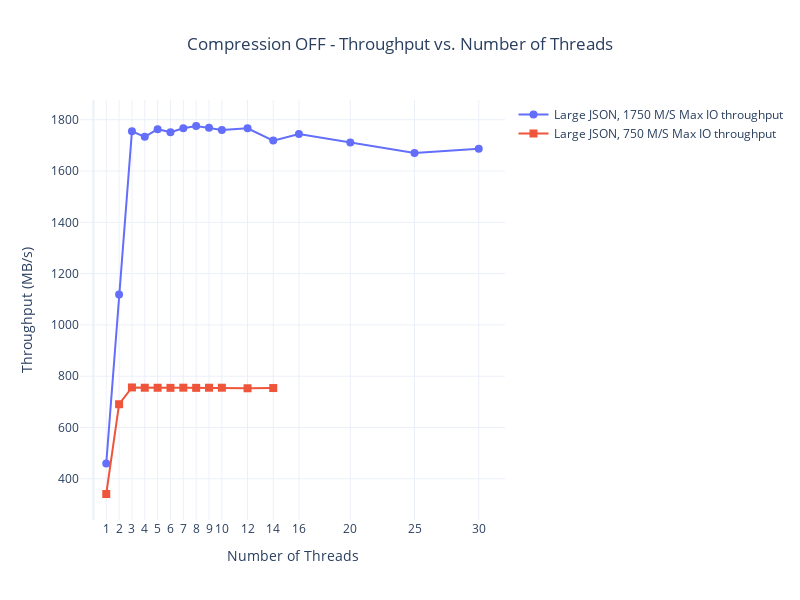
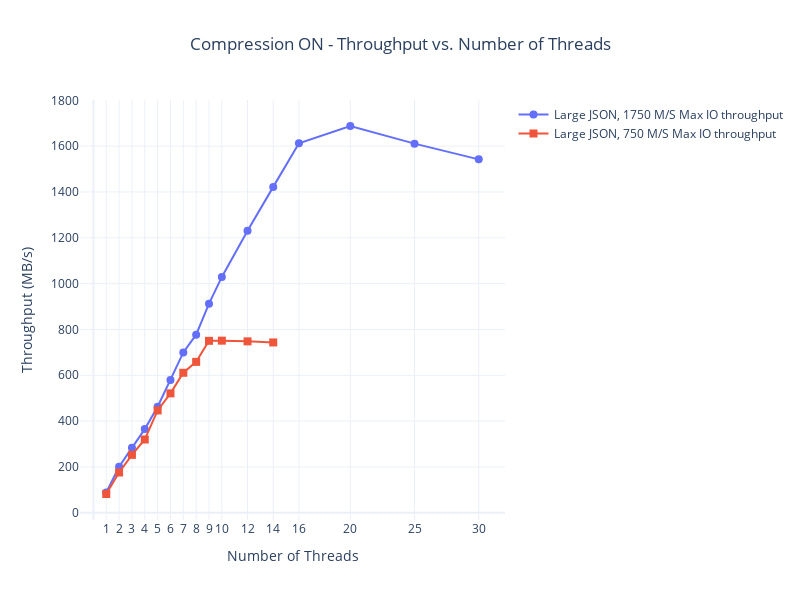

Notebook code cell kept with these figures, in order:
### Code cell
workload_names =["Large JSON, 1750 M/S Max IO throughput", "Large JSON, 750 M/S Max IO throughput"]
plot_throughput_by_workload(dfs_compression_off, workload_names, "Compression OFF")
plot_throughput_by_workload(dfs_compression_on, workload_names, "Compression ON")

### Figure 1 — Plotly figure (JSON) as saved in the notebook; plotly's stock layout.template omitted (floating-point values rounded to 4 significant figures)
{"data": [{"line": {"color": "#636EFA", "width": 2}, "marker": {"size": 8, "symbol": "circle"}, "mode": "lines+markers", "name": "Large JSON, 1750 M/S Max IO throughput", "showlegend": true, "type": "scatter", "x": [1, 2, 3, 4, 5, 6, 7, 8, 9, 10, 12, 14, 16, 20, 25, 30], "y": [459.7, 1119.0, 1755.0, 1733.0, 1763.0, 1751.0, 1766.0, 1775.0, 1769.0, 1760.0, 1766.0, 1718.0, 1744.0, 1711.0, 1671.0, 1687.0]}, {"line": {"color": "#EF553B", "width": 2}, "marker": {"size": 8, "symbol": "square"}, "mode": "lines+markers", "name": "Large JSON, 750 M/S Max IO throughput", "showlegend": true, "type": "scatter", "x": [1, 2, 3, 4, 5, 6, 7, 8, 9, 10, 12, 14], "y": [340.8, 690.7, 756.2, 755.1, 755.0, 754.6, 755.3, 754.6, 755.1, 755.1, 753.0, 753.9]}], "layout": {"height": 600, "hovermode": "x unified", "showlegend": true, "title": {"text": "Compression OFF - Throughput vs. Number of Threads", "x": 0.5}, "width": 800, "xaxis": {"tickmode": "array", "tickvals": [1, 2, 3, 4, 5, 6, 7, 8, 9, 10, 12, 14, 16, 20, 25, 30], "title": {"text": "Number of Threads"}}, "yaxis": {"title": {"text": "Throughput (MB/s)"}}}}

### Figure 2 — Plotly figure (JSON) as saved in the notebook; plotly's stock layout.template omitted (floating-point values rounded to 4 significant figures)
{"data": [{"line": {"color": "#636EFA", "width": 2}, "marker": {"size": 8, "symbol": "circle"}, "mode": "lines+markers", "name": "Large JSON, 1750 M/S Max IO throughput", "showlegend": true, "type": "scatter", "x": [1, 2, 3, 4, 5, 6, 7, 8, 9, 10, 12, 14, 16, 20, 25, 30], "y": [88.33, 200.8, 283.4, 365.2, 462.9, 579.8, 699.9, 777.3, 912.6, 1029.0, 1231.0, 1422.0, 1613.0, 1688.0, 1611.0, 1542.0]}, {"line": {"color": "#EF553B", "width": 2}, "marker": {"size": 8, "symbol": "square"}, "mode": "lines+markers", "name": "Large JSON, 750 M/S Max IO throughput", "showlegend": true, "type": "scatter", "x": [1, 2, 3, 4, 5, 6, 7, 8, 9, 10, 12, 14], "y": [81.94, 175.8, 252.7, 319.7, 446.6, 521.2, 611.0, 658.5, 750.4, 751.2, 748.1, 743.4]}], "layout": {"height": 600, "hovermode": "x unified", "showlegend": true, "title": {"text": "Compression ON - Throughput vs. Number of Threads", "x": 0.5}, "width": 800, "xaxis": {"tickmode": "array", "tickvals": [1, 2, 3, 4, 5, 6, 7, 8, 9, 10, 12, 14, 16, 20, 25, 30], "title": {"text": "Number of Threads"}}, "yaxis": {"title": {"text": "Throughput (MB/s)"}}}}
